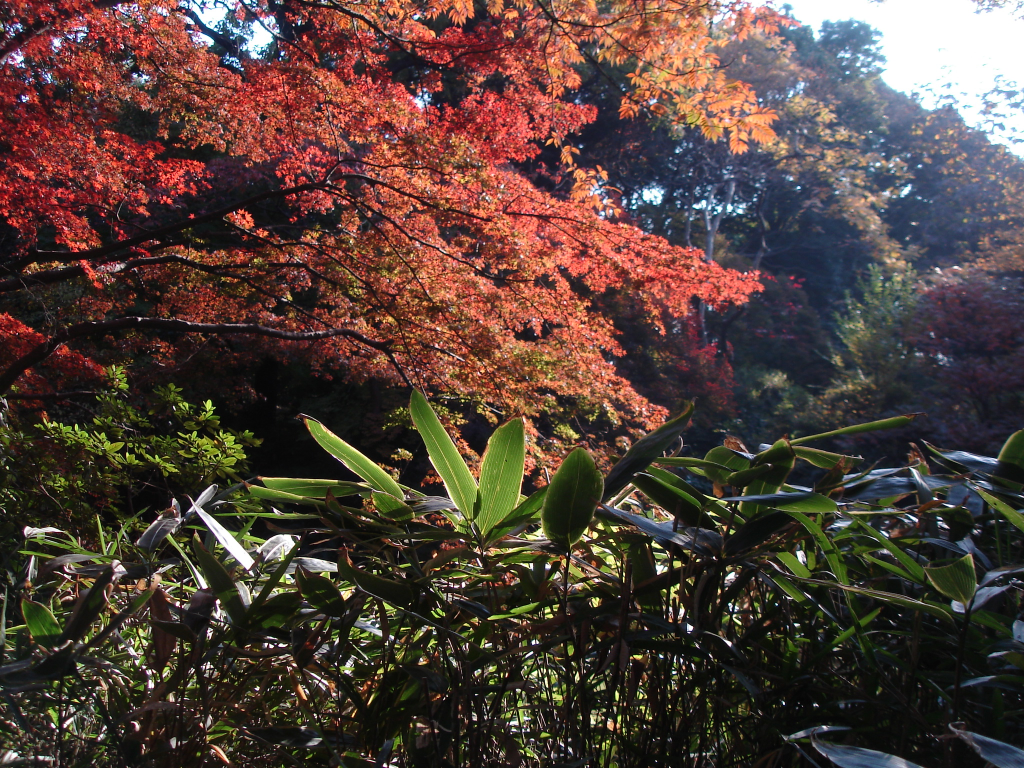
#> input picture cabs010-processamento-imagens/Exemplos em C e com OpenCV/exemplos OpenCV/teste.JPG, 2048 x 1536 px, given in place of arroz.bmp, which was not available (shown at 1/2 size)
$ python main.py
#> lines starting #> are read from the running program, lines starting #| are printed output that depends on the picture; after the words box and inside, x2 and y2 are one past the last pixel; in counts of white or black regions, pixels touching at a corner belong together; pictures that were not available may be replaced by others from this repository, and a replacement may not be noted
#===============================================================================
# Exemplo: segmentação de uma imagem em escala de cinza.
#-------------------------------------------------------------------------------
# Autor: Bogdan T. Nassu
# Universidade Tecnológica Federal do Paraná
#===============================================================================

import sys
import timeit
import numpy as np
import cv2

#===============================================================================

INPUT_IMAGE =  'arroz.bmp'

# TODO: ajuste estes parâmetros!
NEGATIVO = False
THRESHOLD = 0.75
ALTURA_MIN = 10
LARGURA_MIN = 10
N_PIXELS_MIN = 20

#===============================================================================

def binariza (img, threshold):
    ''' Binarização simples por limiarização.

Parâmetros: img: imagem de entrada. Se tiver mais que 1 canal, binariza cada
              canal independentemente.
            threshold: limiar.

Valor de retorno: versão binarizada da img_in.'''

    # TODO: escreva o código desta função.
    # Dica/desafio: usando a função np.where, dá para fazer a binarização muito
    # rapidamente, e com apenas uma linha de código!

    return np.where(img > threshold, 1.0, 0.0)

    # [11 lines of commented-out code are left out]

def rotula (img, largura_min, altura_min, n_pixels_min):
    '''Rotulagem usando flood fill. Marca os objetos da imagem com os valores
[0.1,0.2,etc].

Parâmetros: img: imagem de entrada E saída.
            largura_min: descarta componentes com largura menor que esta.
            altura_min: descarta componentes com altura menor que esta.
            n_pixels_min: descarta componentes com menos pixels que isso.

Valor de retorno: uma lista, onde cada item é um vetor associativo (dictionary)
com os seguintes campos:

'label': rótulo do componente.
'n_pixels': número de pixels do componente.
'T', 'L', 'B', 'R': coordenadas do retângulo envolvente de um componente conexo,
respectivamente: topo, esquerda, baixo e direita.'''

    # TODO: escreva esta função.
    # Use a abordagem com flood fill recursivo.

    altura, largura, _ = img.shape
    label = 0.1  # primeiro rótulo

    # Dicionário para guardar as posições de cada componente
    componentes_temp = {}


    # ---------------------------------------------------------
    # Primeira passada: rotulagem com flood fill recursivo
    # ---------------------------------------------------------

    def flood_fill(img, x0, y0, label):
        """
        Flood fill recursivo com vizinhança 4.

        Parâmetros:
        img: imagem binarizada (entrada e saída). Espera-se que pixels com valor 1.0
            sejam parte do objeto e que o valor rotulado seja um número como 0.1, 0.2, etc.
        x0, y0: coordenadas do pixel semente.
        label: valor do rótulo a ser atribuído aos pixels conectados.
        """
        altura, largura, _ = img.shape

        # Marca o pixel atual com o rótulo
        img[x0, y0, 0] = label

        # Vizinhança 4: cima, baixo, esquerda, direita
        vizinhos = [(-1, 0), (1, 0), (0, -1), (0, 1)]

        for dx, dy in vizinhos:
            nx, ny = x0 + dx, y0 + dy

            # Verifica se está dentro da imagem
            if 0 <= nx < altura and 0 <= ny < largura:
                # Se ainda não rotulado (== 1.0), inunda recursivamente
                if img[nx, ny, 0] == 1.0:
                    flood_fill(img, nx, ny, label)


    for i in range(altura):
        for j in range(largura):
            if img[i, j, 0] == 1.0:  # encontrou uma nova semente
                flood_fill(img, i, j, label)  # aplica flood fill com rótulo atual
                label += 0.1  # incrementa para o próximo rótulo

    # ---------------------------------------------------------
    # Segunda passada: estatísticas por componente
    # ---------------------------------------------------------
    for i in range(altura):
        for j in range(largura):
            val = img[i, j, 0]
            if val >= 0.1:  # já foi rotulado
                if val not in componentes_temp:
                    componentes_temp[val] = {
                        'label': val,
                        'n_pixels': 0,
                        'T': i,
                        'B': i,
                        'L': j,
                        'R': j
                    }
                comp = componentes_temp[val]
                comp['n_pixels'] += 1
                comp['T'] = min(comp['T'], i)
                comp['B'] = max(comp['B'], i)
                comp['L'] = min(comp['L'], j)
                comp['R'] = max(comp['R'], j)


    # ---------------------------------------------------------
    # Filtro final e retorno
    # ---------------------------------------------------------
    componentes = []
    for comp in componentes_temp.values():
        altura_comp = comp['B'] - comp['T'] + 1
        largura_comp = comp['R'] - comp['L'] + 1
        if (comp['n_pixels'] >= n_pixels_min and
            altura_comp >= altura_min and
            largura_comp >= largura_min):
            componentes.append(comp)

    return componentes
#===============================================================================

def main ():

    # Abre a imagem em escala de cinza.
    img = cv2.imread (INPUT_IMAGE, cv2.IMREAD_GRAYSCALE)
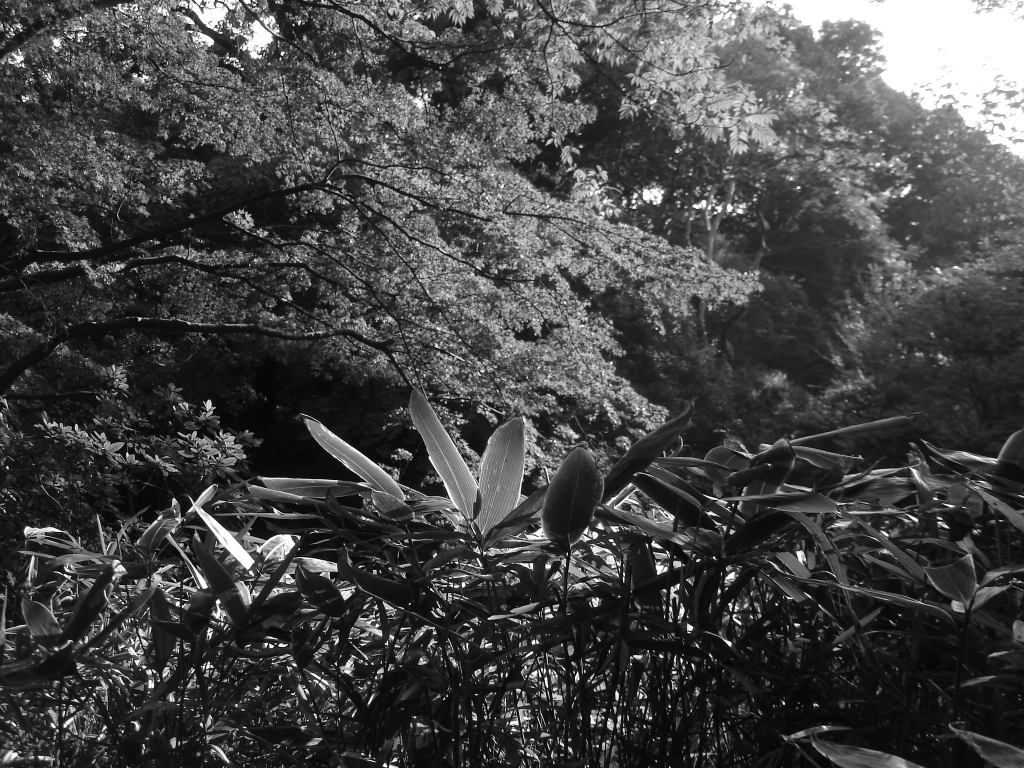
#> img: shape (1536, 2048) (shown at 1/2 size); min 0, max 255, mean 69.7
    if img is None:
        print ('Erro abrindo a imagem.\n')
        sys.exit ()

    # É uma boa prática manter o shape com 3 valores, independente da imagem ser
    # colorida ou não. Também já convertemos para float32.
    img = img.reshape ((img.shape [0], img.shape [1], 1))
    img = img.astype (np.float32) / 255
#> img: shape (1536, 2048, 1) float32

    # Mantém uma cópia colorida para desenhar a saída.
    img_out = cv2.cvtColor (img, cv2.COLOR_GRAY2BGR)

    # Segmenta a imagem.
    if NEGATIVO:
        img = 1 - img
    img = binariza (img, THRESHOLD)
#> in binariza, `return np.where(img > threshold, 1.0, 0.0)`:
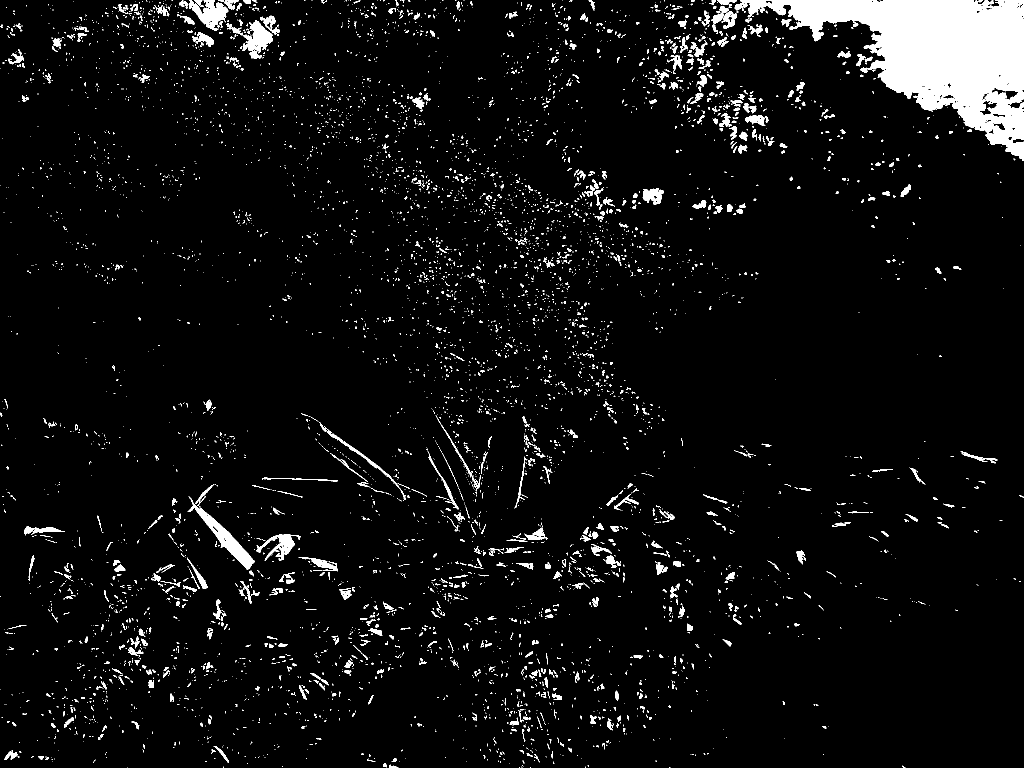
#> returned value: shape (1536, 2048, 1) float64 (shown at 1/2 size); values 0 (black) and 1 (white), 5.2% white; 6246 white regions (5447 under 20 px), largest, box (x1, y1, x2, y2) and area: (1469, 0, 2048, 321) 76725, (375, 992, 509, 1140) 3418, (378, 0, 457, 62) 2370
    cv2.imshow ('01 - binarizada', img)
    cv2.imwrite ('01 - binarizada.png', img*255)

    start_time = timeit.default_timer ()
    componentes = rotula (img, LARGURA_MIN, ALTURA_MIN, N_PIXELS_MIN)
#> after the loop in rotula, `for i in range(altura):`:
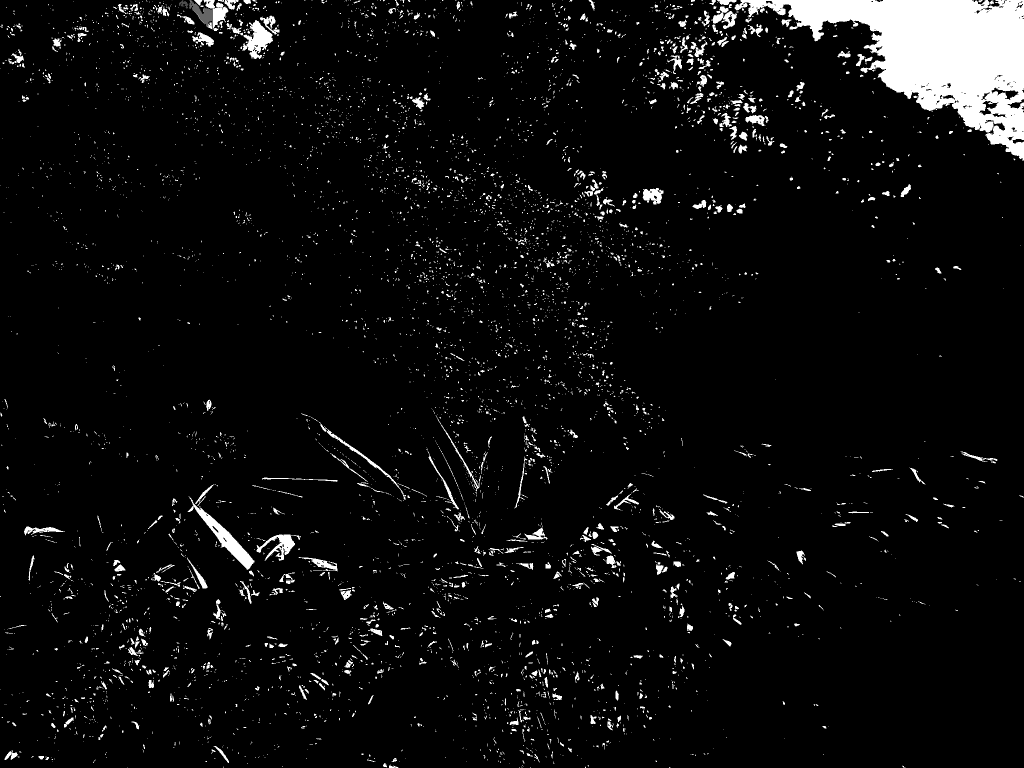
#> img: shape (1536, 2048, 1) float64 (shown at 1/2 size); min 0, max 1, mean 0.0519
#> after the loop in rotula, `for i in range(altura):`: label = 0.4
    n_componentes = len (componentes)
    print ('Tempo: %f' % (timeit.default_timer () - start_time))
    print ('%d componentes detectados.' % n_componentes)

    # Mostra os objetos encontrados.
    for c in componentes:
        cv2.rectangle (img_out, (c ['L'], c ['T']), (c ['R'], c ['B']), (0,0,1))

    cv2.imshow ('02 - out', img_out)
    cv2.imwrite ('02 - out.png', img_out*255)
    cv2.waitKey ()
    cv2.destroyAllWindows ()


if __name__ == '__main__':
#> (the run stopped early here; a loop or call above may not have finished)

$ run again, on cabs010-processamento-imagens/Exemplos em C e com OpenCV/pacote1 (C)/eyehand.bmp
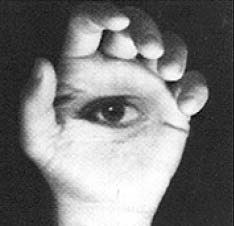
#> input picture cabs010-processamento-imagens/Exemplos em C e com OpenCV/pacote1 (C)/eyehand.bmp, 234 x 226 px, given in place of arroz.bmp, which was not available
#> in main, img is the input picture: shape (226, 234); min 8, max 255, mean 123.3
#> in binariza, `return np.where(img > threshold, 1.0, 0.0)`:
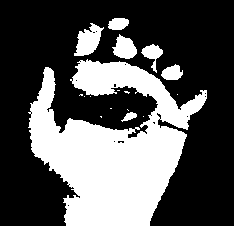
#> returned value: shape (226, 234, 1) float64; values 0 (black) and 1 (white), 34.1% white; 17 white regions (10 under 20 px), largest, box (x1, y1, x2, y2) and area: (28, 59, 207, 226) 16208, (74, 23, 104, 56) 570, (112, 34, 137, 59) 401
#> after the loop in rotula, `for i in range(altura):`:
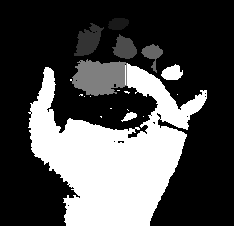
#> img: shape (226, 234, 1) float64; 5.62% of pixels changed, all inside (x1, y1, x2, y2) = (72, 18, 163, 96)
